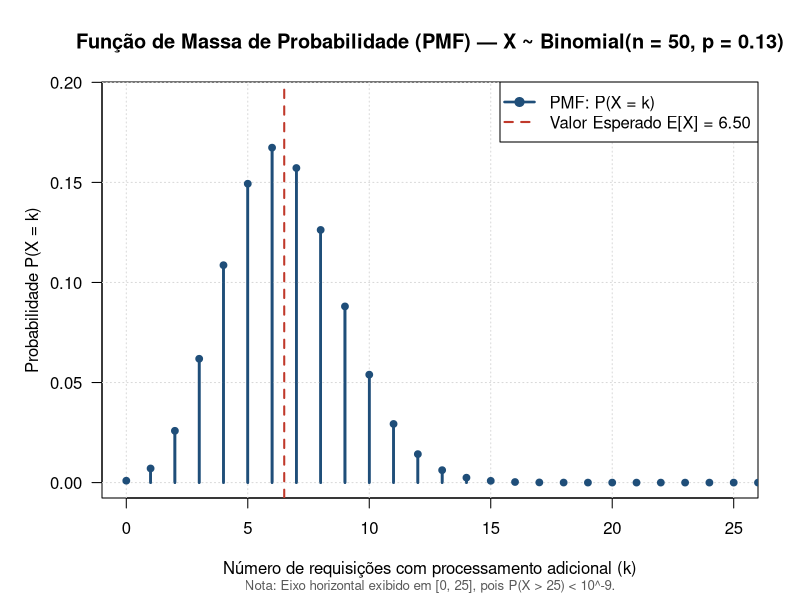
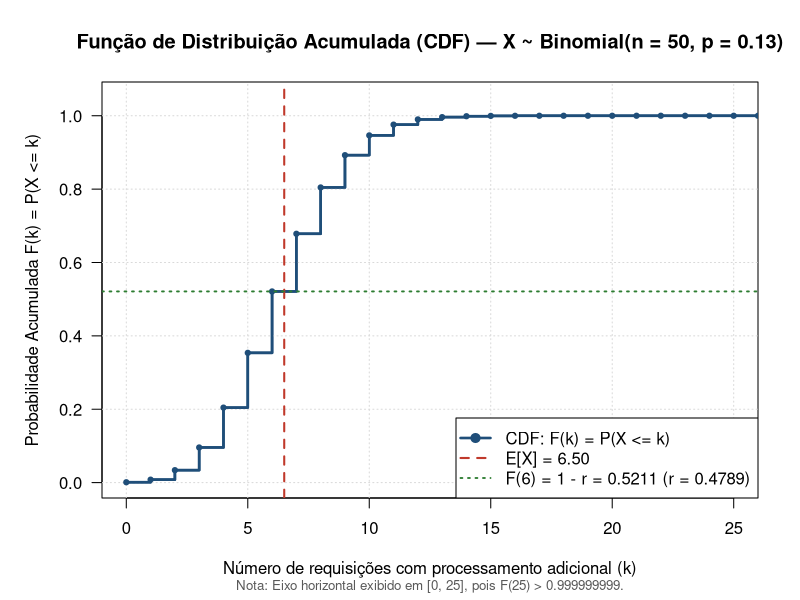
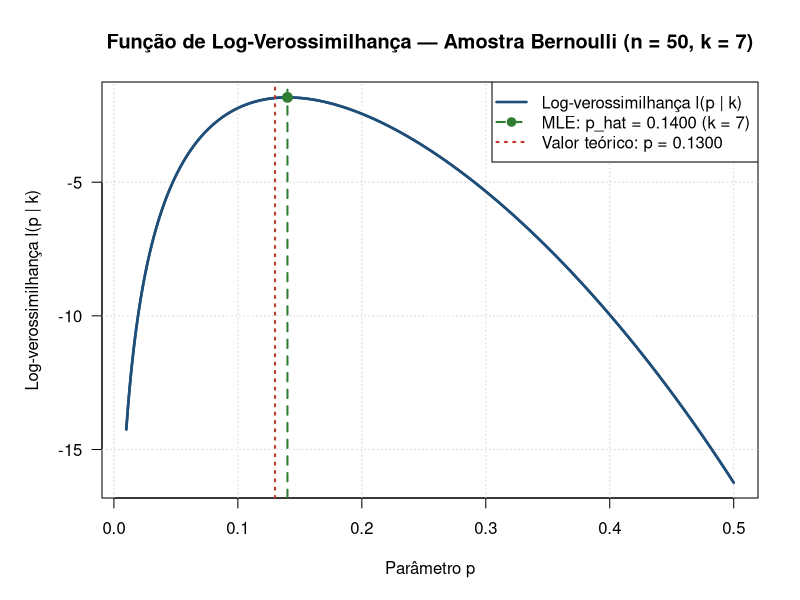
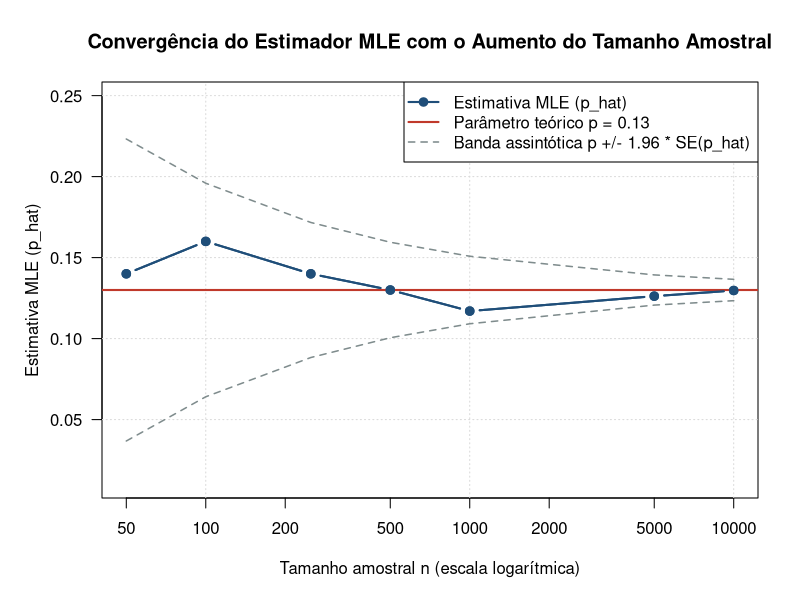

Source code (R) for these figures, in order:
# ==============================================================================
# TI0111 - Statistics for Engineers | Homework 2
# Questão 1: Variável Aleatória Discreta (Binomial) e Estimação por Máxima
#            Verossimilhança (MLE)
# ==============================================================================
#
# Dependências:
#   - Apenas pacotes nativos do R base (stats, graphics, grDevices, utils).
#   - Nenhum pacote externo é necessário.
#
# Execução (a partir da raiz do repositório):
#   Rscript scripts/questao1.R
#
# Saídas geradas em outputs/:
#   - outputs/q1_pmf.png              : Gráfico da PMF de X ~ Binomial(50, 0.13)
#   - outputs/q1_cdf.png              : Gráfico da CDF de X ~ Binomial(50, 0.13)
#   - outputs/q1_mle_loglik.png       : Curva da log-verossimilhança e MLE
#   - outputs/q1_mle_sample_size.png  : Efeito do tamanho amostral em p_hat
#   - outputs/q1_parameters.csv       : Parâmetros exportados para Q2, Q3 e Q4
#   - outputs/q1_parameters.rds       : Objeto R com parâmetros para Q2, Q3 e Q4
# ==============================================================================

# Garantir diretório de saída
output_dir <- "outputs"
if (!dir.exists(output_dir)) {
  dir.create(output_dir, recursive = TRUE)
}

# ==============================================================================
# FASE 1: Parâmetro Base da Equipe
# ==============================================================================
M <- 582416L                          # Maior matrícula do grupo
p <- 0.05 + (M %% 100) / 200          # p = 0.05 + 16 / 200 = 0.13
n <- 50L                              # Tamanho do lote de requisições

cat("====================================================================\n")
cat("FASE 1 - PARAMETRO BASE\n")
cat("====================================================================\n")
cat(sprintf("Maior matricula (M) : %d\n", M))
cat(sprintf("M mod 100           : %d\n", M %% 100))
cat(sprintf("Parametro p         : %.4f\n", p))
cat(sprintf("Tamanho do lote (n) : %d\n\n", n))

# ==============================================================================
# QUESTÃO 1.1: Distribuição e Função de Massa de Probabilidade (PMF)
# ==============================================================================
# Modelo: X ~ Binomial(n = 50, p = 0.13)
# Suporte: k in {0, 1, 2, ..., 50}
# PMF: P(X = k) = choose(n, k) * p^k * (1 - p)^(n - k)

k_vals <- 0:n
pmf_vals <- dbinom(k_vals, size = n, prob = p)
cdf_vals <- pbinom(k_vals, size = n, prob = p)

# Verificação de normalização da PMF
cat("====================================================================\n")
cat("QUESTAO 1.1 - DISTRIBUICAO E PMF\n")
cat("====================================================================\n")
cat(sprintf("Modelo: X ~ Binomial(n = %d, p = %.2f)\n", n, p))
cat(sprintf("Soma da PMF no suporte {0..%d}: %.12f\n\n", n, sum(pmf_vals)))

# ==============================================================================
# QUESTÃO 1.3: Medidas Resumo (Teoria vs. Verificação em R)
# ==============================================================================
# Fórmulas teóricas para X ~ Binomial(n, p):
#   E[X]   = n * p
#   Var(X) = n * p * (1 - p)
#   DP(X)  = sqrt(Var(X))

E_X_teorico   <- n * p
Var_X_teorico <- n * p * (1 - p)
DP_X_teorico  <- sqrt(Var_X_teorico)

# Verificação numérica em R pela definição discreta da PMF:
E_X_R   <- sum(k_vals * pmf_vals)
Var_X_R <- sum((k_vals - E_X_R)^2 * pmf_vals)
DP_X_R  <- sqrt(Var_X_R)

# Parâmetros obrigatórios para as Questões 2, 3 e 4:
m <- E_X_teorico
c_param <- DP_X_teorico

cat("====================================================================\n")
cat("QUESTAO 1.3 - MEDIDAS RESUMO\n")
cat("====================================================================\n")
cat(sprintf("E[X]   (teorico) = %.6f | (R via PMF) = %.6f\n", E_X_teorico, E_X_R))
cat(sprintf("Var(X) (teorico) = %.6f | (R via PMF) = %.6f\n", Var_X_teorico, Var_X_R))
cat(sprintf("DP(X)  (teorico) = %.6f | (R via PMF) = %.6f\n\n", DP_X_teorico, DP_X_R))

# ==============================================================================
# QUESTÃO 1.4: Cálculo de Probabilidades e Parâmetro r
# ==============================================================================
# 1) P(X >= 20) = 1 - P(X <= 19)
prob_ge_20 <- pbinom(19, size = n, prob = p, lower.tail = FALSE)
prob_ge_20_check <- sum(dbinom(20:n, size = n, prob = p))

# 2) P(30 < X < 43) = P(31 <= X <= 42)
# Nota numérica: usa-se a soma direta da PMF (ou diferença de caudas superiores)
# para evitar cancelamento catastrófico em ponto flutuante.
prob_30_to_43 <- sum(dbinom(31:42, size = n, prob = p))
prob_30_to_43_tail <- pbinom(30, size = n, prob = p, lower.tail = FALSE) -
  pbinom(42, size = n, prob = p, lower.tail = FALSE)

# 3) P(X = 31)
prob_eq_31 <- dbinom(31, size = n, prob = p)

# 4) r = P(X >= E[X]) = P(X >= 6.5) = P(X >= 7) = 1 - P(X <= 6)
limiar_r <- ceiling(E_X_teorico)
r_param <- pbinom(limiar_r - 1, size = n, prob = p, lower.tail = FALSE)
r_param_check <- sum(dbinom(limiar_r:n, size = n, prob = p))

cat("====================================================================\n")
cat("QUESTAO 1.4 - PROBABILIDADES\n")
cat("====================================================================\n")
cat(sprintf("P(X >= 20)          = %.10e (check soma PMF: %.10e)\n",
            prob_ge_20, prob_ge_20_check))
cat(sprintf("P(30 < X < 43)      = %.10e (check cauda sup: %.10e)\n",
            prob_30_to_43, prob_30_to_43_tail))
cat(sprintf("P(X = 31)           = %.10e\n", prob_eq_31))
cat(sprintf("r = P(X >= E[X])    = P(X >= %d) = %.10f (check: %.10f)\n\n",
            limiar_r, r_param, r_param_check))

# ==============================================================================
# QUESTÃO 1.2: Gráficos da PMF e da CDF em R
# ==============================================================================
# Gráfico 1: PMF de X (gráfico de hastes verticais para variável discreta)
png(filename = file.path(output_dir, "q1_pmf.png"),
    width = 1800, height = 1200, res = 220)
par(mar = c(5, 5, 4, 2) + 0.1)
plot(
  k_vals, pmf_vals,
  type = "h",
  lwd = 2.5,
  col = "#1F4E79",
  xlab = "Número de requisições com processamento adicional (k)",
  ylab = "Probabilidade P(X = k)",
  main = "Função de Massa de Probabilidade (PMF) — X ~ Binomial(n = 50, p = 0.13)",
  xlim = c(0, 25),
  ylim = c(0, max(pmf_vals) * 1.15),
  las = 1
)
grid(col = "gray85", lty = "dotted")
lines(k_vals, pmf_vals, type = "h", lwd = 2.5, col = "#1F4E79")
points(k_vals, pmf_vals, pch = 19, cex = 0.9, col = "#1F4E79")
abline(v = E_X_teorico, col = "#C0392B", lwd = 2, lty = 2)
legend(
  "topright",
  legend = c(
    "PMF: P(X = k)",
    sprintf("Valor Esperado E[X] = %.2f", E_X_teorico)
  ),
  col = c("#1F4E79", "#C0392B"),
  lwd = c(2.5, 2),
  lty = c(1, 2),
  pch = c(19, NA),
  bg = "white",
  bty = "o"
)
mtext("Nota: Eixo horizontal exibido em [0, 25], pois P(X > 25) < 10^-9.",
      side = 1, line = 3.8, cex = 0.8, col = "gray35")
dev.off()

# Gráfico 2: CDF de X (função escada para variável discreta)
png(filename = file.path(output_dir, "q1_cdf.png"),
    width = 1800, height = 1200, res = 220)
par(mar = c(5, 5, 4, 2) + 0.1)
plot(
  k_vals, cdf_vals,
  type = "s",
  lwd = 2.5,
  col = "#1F4E79",
  xlab = "Número de requisições com processamento adicional (k)",
  ylab = "Probabilidade Acumulada F(k) = P(X <= k)",
  main = "Função de Distribuição Acumulada (CDF) — X ~ Binomial(n = 50, p = 0.13)",
  xlim = c(0, 25),
  ylim = c(0, 1.05),
  las = 1
)
grid(col = "gray85", lty = "dotted")
lines(k_vals, cdf_vals, type = "s", lwd = 2.5, col = "#1F4E79")
points(k_vals, cdf_vals, pch = 19, cex = 0.7, col = "#1F4E79")
abline(v = E_X_teorico, col = "#C0392B", lwd = 2, lty = 2)
abline(h = 1 - r_param, col = "#2E7D32", lwd = 1.8, lty = 3)
legend(
  "bottomright",
  legend = c(
    "CDF: F(k) = P(X <= k)",
    sprintf("E[X] = %.2f", E_X_teorico),
    sprintf("F(6) = 1 - r = %.4f (r = %.4f)", 1 - r_param, r_param)
  ),
  col = c("#1F4E79", "#C0392B", "#2E7D32"),
  lwd = c(2.5, 2, 1.8),
  lty = c(1, 2, 3),
  pch = c(19, NA, NA),
  bg = "white",
  bty = "o"
)
mtext("Nota: Eixo horizontal exibido em [0, 25], pois F(25) > 0.999999999.",
      side = 1, line = 3.8, cex = 0.8, col = "gray35")
dev.off()

# ==============================================================================
# QUESTÃO 1.5: Estimação por Máxima Verossimilhança (MLE)
# ==============================================================================
# Amostra de n = 50 observações i.i.d. de Bernoulli(p = 0.13)
# Semente fixa baseada na matrícula para garantir reprodutibilidade.
set.seed(582416)
amostra_bernoulli <- rbinom(n = n, size = 1, prob = p)

k_obs <- sum(amostra_bernoulli)
p_hat_analitico <- k_obs / n

# Função de log-verossimilhança para o modelo Binomial/Bernoulli (com constante)
log_verossimilhanca <- function(prob_val, k, n_total) {
  lchoose(n_total, k) + k * log(prob_val) + (n_total - k) * log(1 - prob_val)
}

# Verificação numérica do MLE via optimize()
otim_mle <- optimize(
  f = log_verossimilhanca,
  interval = c(1e-6, 1 - 1e-6),
  k = k_obs,
  n_total = n,
  maximum = TRUE
)
p_hat_numerico <- otim_mle$maximum

# Erro padrão teórico de p_hat para n = 50: SE(p_hat) = sqrt(p*(1-p)/n)
se_p_hat <- sqrt(p * (1 - p) / n)
erro_absoluto <- abs(p_hat_analitico - p)
erro_relativo_pct <- 100 * erro_absoluto / p

cat("====================================================================\n")
cat("QUESTAO 1.5 - ESTIMACAO POR MAXIMA VEROSSIMILHANCA (MLE)\n")
cat("====================================================================\n")
cat(sprintf("Semente utilizada               : %d\n", 582416))
cat(sprintf("Numero de sucessos observados k : %d de %d\n", k_obs, n))
cat(sprintf("p teorico                       : %.6f\n", p))
cat(sprintf("p_hat (MLE analitico = k / n)   : %.6f\n", p_hat_analitico))
cat(sprintf("p_hat (MLE numerico optimize()) : %.6f\n", p_hat_numerico))
cat(sprintf("Desvio absoluto |p_hat - p|     : %.6f\n", erro_absoluto))
cat(sprintf("Desvio relativo                 : %.2f%%\n", erro_relativo_pct))
cat(sprintf("Erro padrao teorico SE(p_hat)   : %.6f\n\n", se_p_hat))

# Gráfico 3: Curva da log-verossimilhança l(p | k)
p_grid <- seq(0.01, 0.50, length.out = 500)
ll_grid <- log_verossimilhanca(p_grid, k = k_obs, n_total = n)

png(filename = file.path(output_dir, "q1_mle_loglik.png"),
    width = 1800, height = 1200, res = 220)
par(mar = c(5, 5, 4, 2) + 0.1)
plot(
  p_grid, ll_grid,
  type = "l",
  lwd = 2.5,
  col = "#1F4E79",
  xlab = "Parâmetro p",
  ylab = "Log-verossimilhança l(p | k)",
  main = sprintf("Função de Log-Verossimilhança — Amostra Bernoulli (n = %d, k = %d)",
                 n, k_obs),
  las = 1
)
grid(col = "gray85", lty = "dotted")
lines(p_grid, ll_grid, lwd = 2.5, col = "#1F4E79")
abline(v = p_hat_analitico, col = "#2E7D32", lwd = 2, lty = 2)
abline(v = p, col = "#C0392B", lwd = 2, lty = 3)
points(p_hat_analitico,
       log_verossimilhanca(p_hat_analitico, k_obs, n),
       pch = 19, cex = 1.3, col = "#2E7D32")
legend(
  "topright",
  legend = c(
    "Log-verossimilhança l(p | k)",
    sprintf("MLE: p_hat = %.4f (k = %d)", p_hat_analitico, k_obs),
    sprintf("Valor teórico: p = %.4f", p)
  ),
  col = c("#1F4E79", "#2E7D32", "#C0392B"),
  lwd = c(2.5, 2, 2),
  lty = c(1, 2, 3),
  pch = c(NA, 19, NA),
  bg = "white",
  bty = "o"
)
dev.off()

# Demonstração do efeito do tamanho amostral (consistência do MLE)
tamanhos_amostrais <- c(50L, 100L, 250L, 500L, 1000L, 5000L, 10000L)
p_hat_por_n <- numeric(length(tamanhos_amostrais))
se_por_n <- sqrt(p * (1 - p) / tamanhos_amostrais)

cat("Efeito do tamanho amostral na convergencia de p_hat:\n")
cat(sprintf("%-10s %-12s %-14s %-14s\n", "n", "p_hat", "|p_hat - p|", "SE teorico"))
for (i in seq_along(tamanhos_amostrais)) {
  ni <- tamanhos_amostrais[i]
  if (ni == n) {
    p_hat_por_n[i] <- p_hat_analitico
  } else {
    amostra_i <- rbinom(n = ni, size = 1, prob = p)
    p_hat_por_n[i] <- mean(amostra_i)
  }
  cat(sprintf("%-10d %-12.6f %-14.6f %-14.6f\n",
              ni, p_hat_por_n[i], abs(p_hat_por_n[i] - p), se_por_n[i]))
}
cat("\n")

# Gráfico 4: Efeito do tamanho amostral na estimativa MLE
png(filename = file.path(output_dir, "q1_mle_sample_size.png"),
    width = 1800, height = 1200, res = 220)
par(mar = c(5, 5, 4, 2) + 0.1)
plot(
  tamanhos_amostrais, p_hat_por_n,
  type = "b",
  log = "x",
  pch = 19,
  lwd = 2,
  col = "#1F4E79",
  ylim = c(max(0, p - 2.5 * se_por_n[1]), p + 2.5 * se_por_n[1]),
  xlab = "Tamanho amostral n (escala logarítmica)",
  ylab = "Estimativa MLE (p_hat)",
  main = "Convergência do Estimador MLE com o Aumento do Tamanho Amostral",
  las = 1
)
grid(col = "gray85", lty = "dotted")
lines(tamanhos_amostrais, p + 1.96 * se_por_n, col = "#7F8C8D", lty = 2, lwd = 1.5)
lines(tamanhos_amostrais, p - 1.96 * se_por_n, col = "#7F8C8D", lty = 2, lwd = 1.5)
abline(h = p, col = "#C0392B", lwd = 2, lty = 1)
lines(tamanhos_amostrais, p_hat_por_n, type = "b", pch = 19, lwd = 2, col = "#1F4E79")
legend(
  "topright",
  legend = c(
    "Estimativa MLE (p_hat)",
    sprintf("Parâmetro teórico p = %.2f", p),
    "Banda assintótica p +/- 1.96 * SE(p_hat)"
  ),
  col = c("#1F4E79", "#C0392B", "#7F8C8D"),
  lwd = c(2, 2, 1.5),
  lty = c(1, 1, 2),
  pch = c(19, NA, NA),
  bg = "white",
  bty = "o"
)
dev.off()

# ==============================================================================
# EXPORTAÇÃO DE PARÂMETROS PARA AS QUESTÕES 2, 3 E 4
# ==============================================================================
q1_params <- list(
  M = M,
  p = p,
  n = n,
  m = m,
  var_X = Var_X_teorico,
  c = c_param,
  r = r_param,
  prob_ge_20 = prob_ge_20,
  prob_30_to_43 = prob_30_to_43,
  prob_eq_31 = prob_eq_31,
  mle_seed = 582416L,
  mle_k_obs = k_obs,
  mle_p_hat = p_hat_analitico
)

saveRDS(q1_params, file = file.path(output_dir, "q1_parameters.rds"))

q1_params_df <- data.frame(
  parametro = names(q1_params),
  valor = unlist(q1_params),
  row.names = NULL
)
write.csv(q1_params_df,
          file = file.path(output_dir, "q1_parameters.csv"),
          row.names = FALSE)

cat("====================================================================\n")
cat("ARQUIVOS GERADOS COM SUCESSO EM:", normalizePath(output_dir), "\n")
cat("====================================================================\n")
